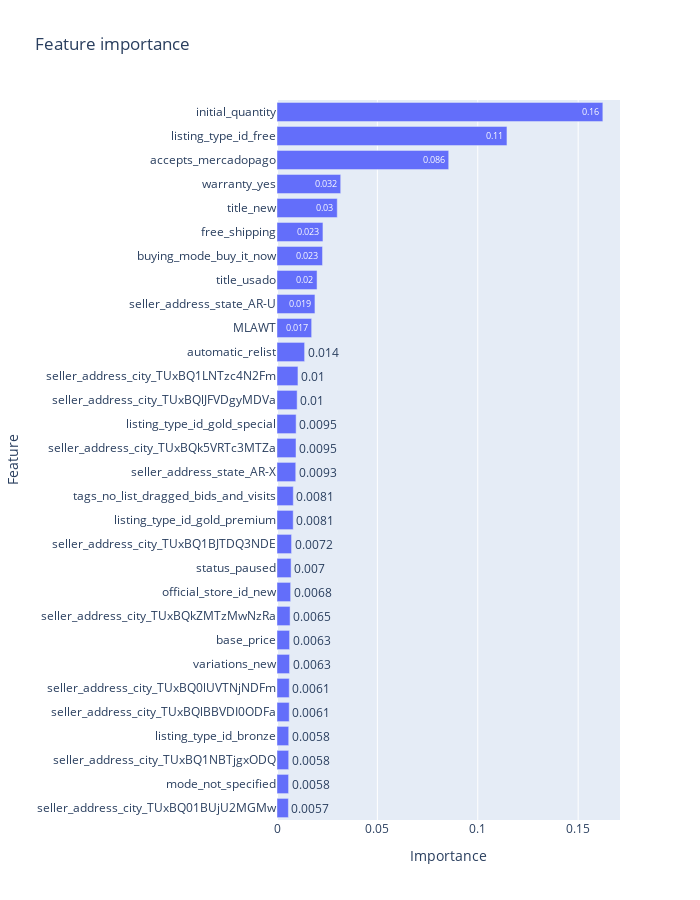

Notebook source saved alongside this figure:
### Code cell
fig = px.bar(pd_features_importance.head(30).sort_values('importance',ascending=True),
                x='importance',
                y='features',
                labels={'features':'Feature',
                        'importance':'Importance',
                        },
                title = 'Feature importance',
                text_auto='.2',
                height=900,
                width=700

)
fig.show()

### Figure 1 — Plotly figure (JSON) as saved in the notebook; plotly's stock layout.template omitted (floating-point values rounded to 4 significant figures)
{"data": [{"alignmentgroup": "True", "hovertemplate": "Importance=%{x}<br>Feature=%{y}<extra></extra>", "legendgroup": "", "marker": {"color": "#636efa", "pattern": {"shape": ""}}, "name": "", "offsetgroup": "", "orientation": "h", "showlegend": false, "textposition": "auto", "texttemplate": "%{x:.2}", "type": "bar", "x": [0.005679, 0.005766, 0.005824, 0.005837, 0.006087, 0.006104, 0.006252, 0.006271, 0.006513, 0.006791, 0.007023, 0.007247, 0.008077, 0.008123, 0.009338, 0.009479, 0.009523, 0.01004, 0.01043, 0.01376, 0.01726, 0.0189, 0.01995, 0.02268, 0.02289, 0.03001, 0.03173, 0.08552, 0.1145, 0.1623], "xaxis": "x", "y": ["seller_address_city_TUxBQ01BUjU2MGMw", "mode_not_specified", "seller_address_city_TUxBQ1NBTjgxODQ", "listing_type_id_bronze", "seller_address_city_TUxBQlBBVDI0ODFa", "seller_address_city_TUxBQ0lUVTNjNDFm", "variations_new", "base_price", "seller_address_city_TUxBQkZMTzMwNzRa", "official_store_id_new", "status_paused", "seller_address_city_TUxBQ1BJTDQ3NDE", "listing_type_id_gold_premium", "tags_no_list_dragged_bids_and_visits", "seller_address_state_AR-X", "seller_address_city_TUxBQk5VRTc3MTZa", "listing_type_id_gold_special", "seller_address_city_TUxBQlJFVDgyMDVa", "seller_address_city_TUxBQ1LNTzc4N2Fm", "automatic_relist", "MLAWT", "seller_address_state_AR-U", "title_usado", "buying_mode_buy_it_now", "free_shipping", "title_new", "warranty_yes", "accepts_mercadopago", "listing_type_id_free", "initial_quantity"], "yaxis": "y"}], "layout": {"barmode": "relative", "height": 900, "legend": {"tracegroupgap": 0}, "title": {"text": "Feature importance"}, "width": 700, "xaxis": {"anchor": "y", "domain": [0, 1], "title": {"text": "Importance"}}, "yaxis": {"anchor": "x", "domain": [0, 1], "title": {"text": "Feature"}}}}
